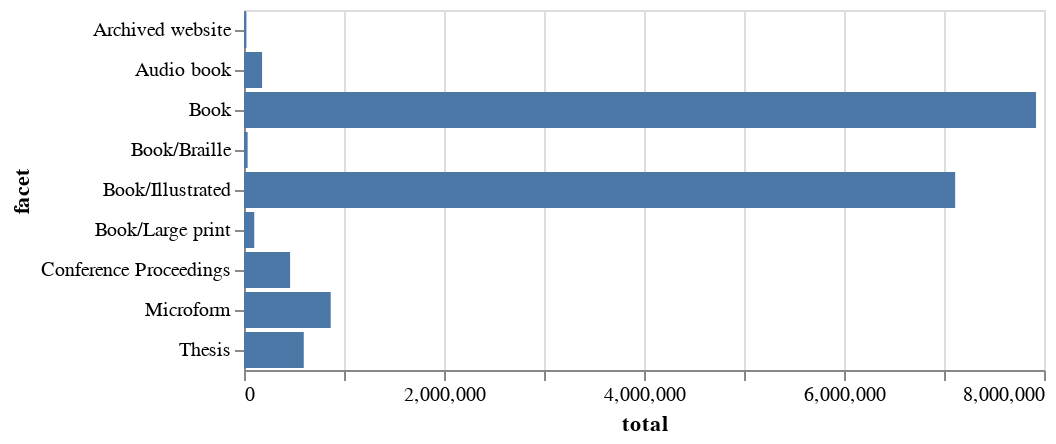

The code cell stored with this chart in its notebook:
### Code cell
# Create a bar chart
alt.Chart(facet_totals).mark_bar().encode(
    x='total:Q',
    y='facet:N'
)

### Figure 1 — Vega-Lite specification as saved in the notebook (floating-point values rounded to 4 significant figures)
{"config": {"view": {"continuousWidth": 400, "continuousHeight": 300}}, "data": {"name": "data-6c9a20e42f9716c81987847c59bb7411"}, "mark": "bar", "encoding": {"x": {"type": "quantitative", "field": "total"}, "y": {"type": "nominal", "field": "facet"}}, "$schema": "https://vega.github.io/schema/vega-lite/v4.8.1.json", "datasets": {"data-6c9a20e42f9716c81987847c59bb7411": [{"facet": "Archived website", "total": 24038}, {"facet": "Audio book", "total": 180720}, {"facet": "Book/Braille", "total": 36227}, {"facet": "Book/Illustrated", "total": 7111902}, {"facet": "Book/Large print", "total": 102783}, {"facet": "Book", "total": 7920356}, {"facet": "Conference Proceedings", "total": 461062}, {"facet": "Microform", "total": 867100}, {"facet": "Thesis", "total": 597625}]}}
